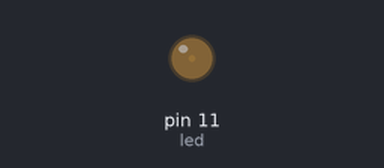
The sketch below on a simulated Arduino Uno, built with avr-gcc and run on an emulated ATmega328P. Shown: output pins drawn as LEDs (lit = HIGH).

Above: at 0.05 s.
At 1.15 s:
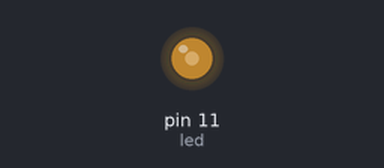
At 2.3 s:
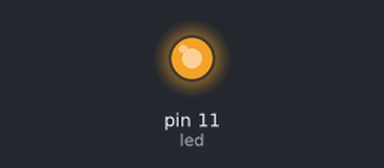
At 4.6 s:
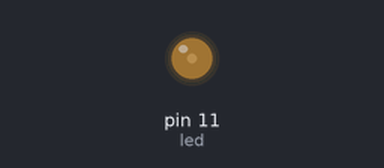
Timing chart, 0 to 6.7 s (numbered marks = the images above):
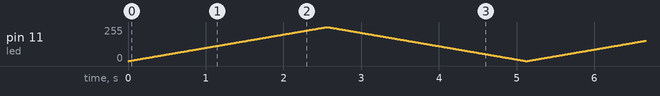

The sketch:

digital_to_analog_.ino
```cpp
int led = 11;// pin 3,5,6,9,10,11 can only be used as it has timers
void setup() {
  // put your setup code here, to run once:
pinMode(led,OUTPUT);

}

void loop() {
  // put your main code here, to run repeatedly:
int i;
for(i=0;i<256;i++)
{
  analogWrite(led,i);
  delay(10); //it will take 2550 ms

}
for(i=255;i>=0;i--)
{
  analogWrite(led,i);
  delay(10);
  }
}
```
